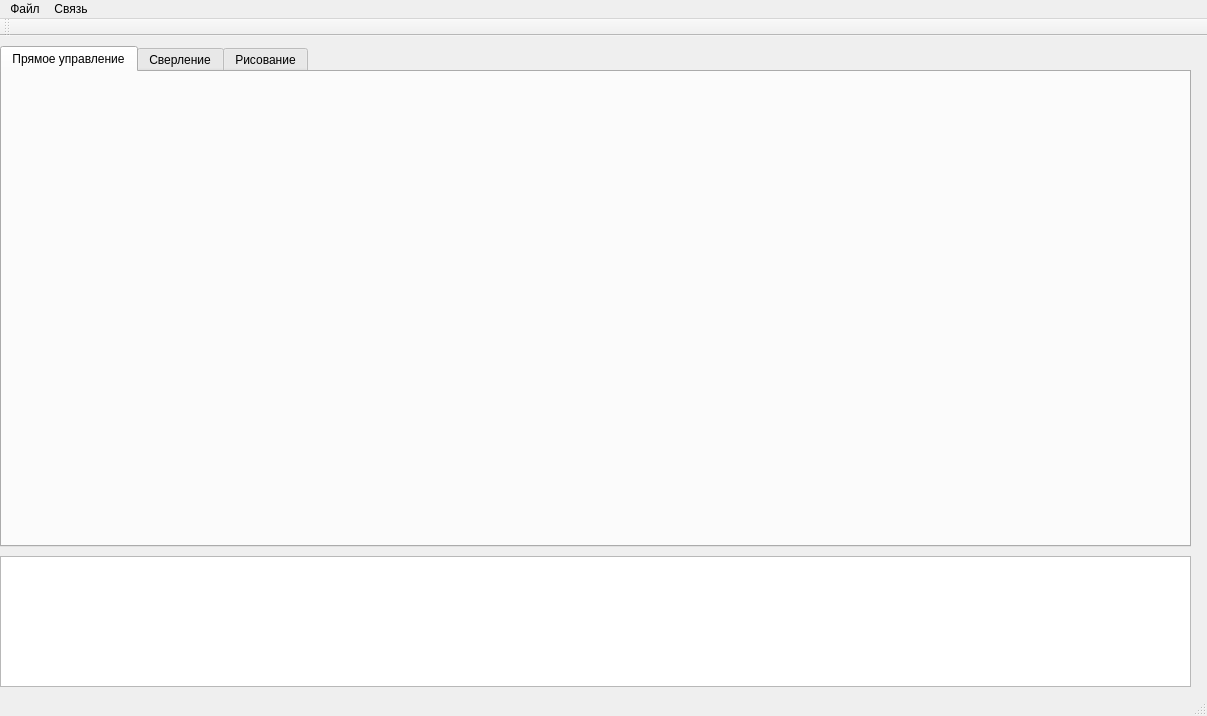
<?xml version="1.0" encoding="UTF-8"?>
<ui version="4.0">
 <class>MainWindow</class>
 <widget class="QMainWindow" name="MainWindow">
  <property name="geometry">
   <rect>
    <x>0</x>
    <y>0</y>
    <width>1207</width>
    <height>716</height>
   </rect>
  </property>
  <property name="font">
   <font/>
  </property>
  <property name="windowTitle">
   <string>MainWindow</string>
  </property>
  <widget class="QWidget" name="centralWidget">
   <widget class="consoleTextWidget" name="consoleWidget">
    <property name="geometry">
     <rect>
      <x>0</x>
      <y>520</y>
      <width>1191</width>
      <height>131</height>
     </rect>
    </property>
    <property name="readOnly">
     <bool>true</bool>
    </property>
   </widget>
   <widget class="QTabWidget" name="tabWidget">
    <property name="geometry">
     <rect>
      <x>0</x>
      <y>10</y>
      <width>1191</width>
      <height>501</height>
     </rect>
    </property>
    <property name="font">
     <font/>
    </property>
    <property name="currentIndex">
     <number>0</number>
    </property>
    <widget class="QWidget" name="tab">
     <attribute name="title">
      <string>Прямое управление</string>
     </attribute>
     <widget class="directManageWidget" name="DMWidget" native="true">
      <property name="geometry">
       <rect>
        <x>0</x>
        <y>0</y>
        <width>1131</width>
        <height>421</height>
       </rect>
      </property>
     </widget>
    </widget>
    <widget class="QWidget" name="tab_3">
     <attribute name="title">
      <string>Сверление</string>
     </attribute>
     <widget class="drillWidget" name="widget" native="true">
      <property name="geometry">
       <rect>
        <x>10</x>
        <y>10</y>
        <width>1171</width>
        <height>451</height>
       </rect>
      </property>
     </widget>
    </widget>
    <widget class="QWidget" name="tab_2">
     <attribute name="title">
      <string>Рисование</string>
     </attribute>
     <widget class="drawWidget" name="dWidget" native="true">
      <property name="geometry">
       <rect>
        <x>0</x>
        <y>0</y>
        <width>1191</width>
        <height>471</height>
       </rect>
      </property>
     </widget>
    </widget>
   </widget>
  </widget>
  <widget class="QMenuBar" name="menuBar">
   <property name="geometry">
    <rect>
     <x>0</x>
     <y>0</y>
     <width>1207</width>
     <height>22</height>
    </rect>
   </property>
   <widget class="QMenu" name="menu">
    <property name="title">
     <string>Связь</string>
    </property>
    <addaction name="conntcnAction"/>
   </widget>
   <widget class="QMenu" name="menu_2">
    <property name="title">
     <string>Файл</string>
    </property>
    <addaction name="openAction"/>
   </widget>
   <addaction name="menu_2"/>
   <addaction name="menu"/>
  </widget>
  <widget class="QToolBar" name="mainToolBar">
   <attribute name="toolBarArea">
    <enum>TopToolBarArea</enum>
   </attribute>
   <attribute name="toolBarBreak">
    <bool>false</bool>
   </attribute>
  </widget>
  <widget class="QStatusBar" name="statusBar"/>
  <action name="conntcnAction">
   <property name="text">
    <string>Подключиться</string>
   </property>
  </action>
  <action name="openAction">
   <property name="text">
    <string>Открыть</string>
   </property>
  </action>
 </widget>
 <layoutdefault spacing="6" margin="11"/>
 <customwidgets>
  <customwidget>
   <class>directManageWidget</class>
   <extends>QWidget</extends>
   <header location="global">widgets/directmanagewidget.h</header>
   <container>1</container>
  </customwidget>
  <customwidget>
   <class>consoleTextWidget</class>
   <extends>QPlainTextEdit</extends>
   <header>widgets/consoletextwidget.h</header>
  </customwidget>
  <customwidget>
   <class>drawWidget</class>
   <extends>QWidget</extends>
   <header location="global">widgets/drawwidget.h</header>
   <container>1</container>
  </customwidget>
  <customwidget>
   <class>drillWidget</class>
   <extends>QWidget</extends>
   <header location="global">widgets/drillwidget.h</header>
   <container>1</container>
  </customwidget>
 </customwidgets>
 <resources/>
 <connections/>
</ui>
